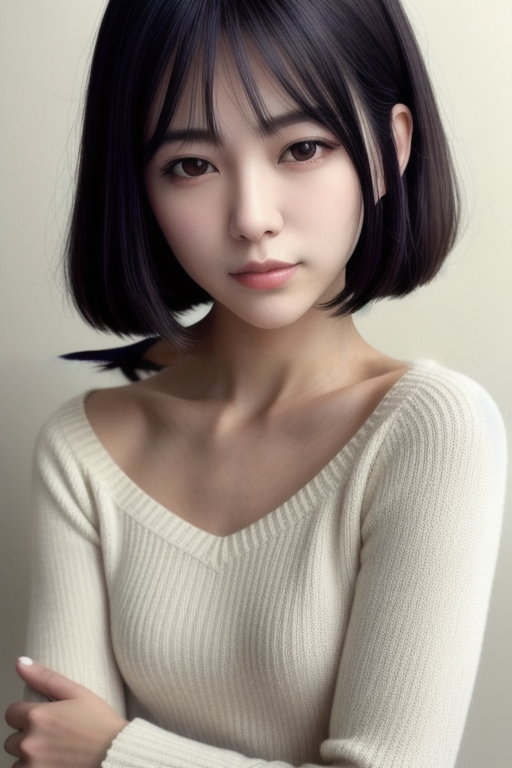
#> input picture output/v7_06_intelligent.png, 512 x 768 px
$ python fix_seam_pixel.py 06 '#' 06 'の修復を実行して' output/v7_06_intelligent_fixed.png 'に保存'
#> lines starting #> are read from the running program, lines starting #| are printed output that depends on the picture
"""インペイントの継ぎ目を、生成AIを使わず画像処理だけで直すための補助関数集。

- fill_diffusion: マスク部分を周囲の画素から滑らかに補間して埋める(壁などの平坦な背景向け)
- vertical_interp: 指定した帯を、上下の行の間で縦方向に線形補間して置き換える(細い横線の除去向け)
- add_grain: 補間で平坦になった部分に、周囲と同程度の粒状感を足す

使い方(例):
    python fix_seam_pixel.py 06   # 06 の修復を実行して output/v7_06_intelligent_fixed.png に保存
"""
import sys
from pathlib import Path

import numpy as np
from PIL import Image


def dilate(mask, r):
    """2値マスクを r 画素ぶん太らせる(正方形カーネル)。"""
    m = mask.copy()
    out = m.copy()
    h, w = m.shape
    for dy in range(-r, r + 1):
        for dx in range(-r, r + 1):
            ys = slice(max(0, dy), h + min(0, dy))
            yd = slice(max(0, -dy), h + min(0, -dy))
            xs = slice(max(0, dx), w + min(0, dx))
            xd = slice(max(0, -dx), w + min(0, -dx))
            out[yd, xd] |= m[ys, xs]
    return out


# [28 lines left out: functions fill_diffusion, vertical_interp, not called in this run]


def add_grain(img, mask, ref_box, seed=0):
    """mask 部分に、ref_box=(x0,y0,x1,y1) の高周波成分と同程度の標準偏差のノイズを足す。"""
    rx0, ry0, rx1, ry1 = ref_box
    ref = img[ry0:ry1, rx0:rx1]
    blur = (np.roll(ref, 1, 0) + np.roll(ref, -1, 0) + np.roll(ref, 1, 1) + np.roll(ref, -1, 1)) / 4.0
    sd = float((ref - blur).std())
    rng = np.random.default_rng(seed)
    noise = rng.normal(0, sd, img.shape).astype(np.float32)
    out = img.copy()
    out[mask] += noise[mask]
    return out


def soft_blend(orig, fixed, mask, feather=1):
    """mask を少しぼかして、修正画像を元画像に合成する(マスク外は元画像のまま)。"""
    a = mask.astype(np.float32)
    for _ in range(feather):
        a = (np.roll(a, 1, 0) + np.roll(a, -1, 0) + np.roll(a, 1, 1) + np.roll(a, -1, 1) + a * 4) / 8.0
    a = np.maximum(a, mask.astype(np.float32))  # マスク内は必ず 1
    return orig * (1 - a[..., None]) + fixed * a[..., None]


def load(path):
    return np.asarray(Image.open(path).convert("RGB")).astype(np.float32)


def save(img, path):
    Image.fromarray(np.clip(img, 0, 255).astype(np.uint8)).save(path)
    print("保存:", path)


def rect_mask(shape, x0, y0, x1, y1):
    m = np.zeros(shape[:2], bool)
    m[y0:y1, x0:x1] = True
    return m


def fill_plane(img, mask, fit_box, lum_min=140):
    """mask 部分を、fit_box=(x0,y0,x1,y1) 内の明るい(壁の)画素に当てはめた2次曲面の色で埋める。
    周囲の暗い画素(髪など)に引きずられないので、平坦な壁の穴埋めに向く。"""
    x0, y0, x1, y1 = fit_box
    sub = img[y0:y1, x0:x1]
    lum = sub.mean(axis=2)
    ok = (lum > lum_min) & ~mask[y0:y1, x0:x1]
    yy, xx = np.mgrid[y0:y1, x0:x1]
    def design(x, y):
        x = (x - 256) / 256.0; y = (y - 384) / 384.0
        return np.stack([np.ones_like(x), x, y, x * x, y * y, x * y], axis=-1)
    A = design(xx[ok].astype(np.float32), yy[ok].astype(np.float32))
    out = img.copy()
    ys, xs = np.where(mask)
    B = design(xs.astype(np.float32), ys.astype(np.float32))
    for c in range(3):
        coef, *_ = np.linalg.lstsq(A, sub[..., c][ok], rcond=None)
        out[ys, xs, c] = B @ coef
    return out


# [28 lines left out: function extend_hair_down, not called in this run]


def fix_06(src="output/v7_06_intelligent.png", dst="output/v7_06_intelligent_fixed.png"):
    """左の髪の毛先が「鳥」のような形になっている部分と、その下の灰色の影(x52-150, y347-386)を
    壁の色(2次曲面で近似)で埋める。肌(R-B差が大きい)と首の横の髪(x>150)は触らない。
    仕上げの馴染ませは fix_seam_sd.py(強さ0.45)で行う。"""
    img = load(src)
    lum = img.mean(axis=2)
    rb = img[..., 0] - img[..., 2]
    wall_like = (lum > 150) & (rb < 24)
    skin_like = rb >= 24
    m = rect_mask(img.shape, 52, 347, 151, 394) & ~wall_like & ~skin_like
    m = dilate(m, 1) & rect_mask(img.shape, 50, 346, 151, 395) & ~skin_like
    fixed = fill_plane(img, m, (0, 320, 152, 404), lum_min=150)
    fixed = add_grain(fixed, m, (10, 330, 50, 390))
    out = soft_blend(img, fixed, m, feather=1)
    save(out, dst)
    return m


# [83 lines left out: functions fix_04, fix_08, fix_09, trim_hair_uneven, fix_07_trim, not called in this run]


fix_07 = fix_07_trim


if __name__ == "__main__":
    which = sys.argv[1:] or ["06", "04", "08", "09", "07"]
    for w in which:
#> (the run stopped early here; a loop or call above may not have finished)

$ run again, with output/v5_06_intelligent.png copied over output/v7_06_intelligent.png
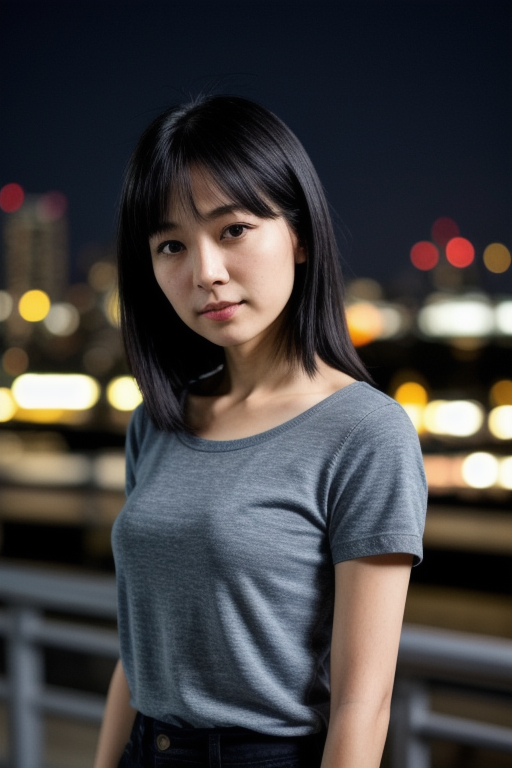
#> input picture output/v5_06_intelligent.png, 512 x 768 px

$ run again, with output/beauty_21.png copied over output/v7_06_intelligent.png
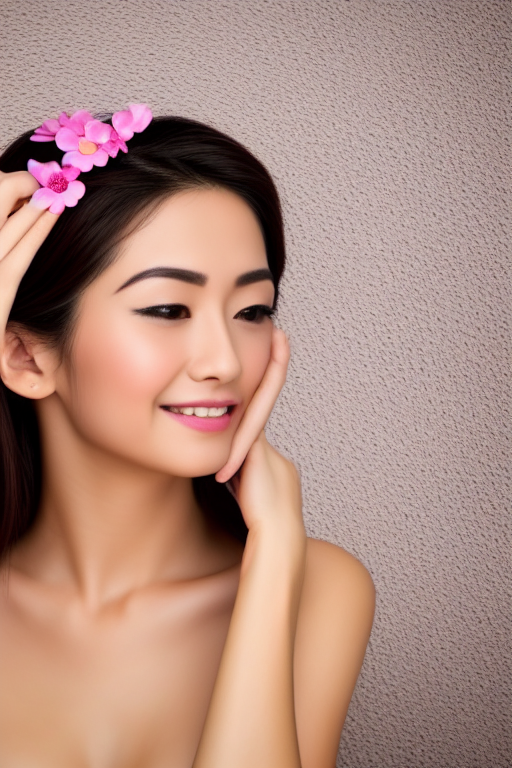
#> input picture output/beauty_21.png, 512 x 768 px

$ run again, with output/beauty_22.png copied over output/v7_06_intelligent.png
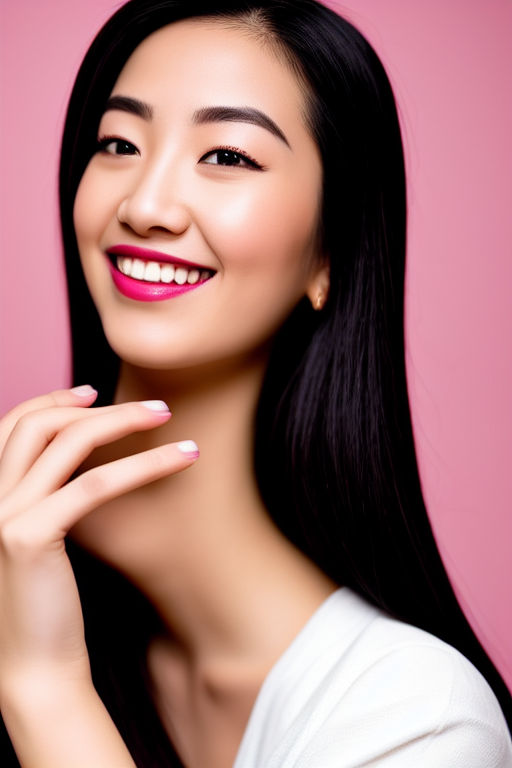
#> input picture output/beauty_22.png, 512 x 768 px
